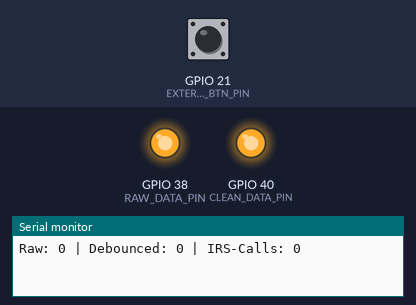
The program below on a simulated ESP32-S3. Parts: output pins drawn as LEDs (lit = HIGH), the last lines printed to the serial monitor. The inputs (shaded band) are chosen by the test bench; at power-on: GPIO 21 (EXTERNAL_BTN_PIN) HIGH.

Above: at 1.2 s.
1.3 s: GPIO 21 (EXTERNAL_BTN_PIN) pulled LOW for 0.15 s
At 2.6 s:
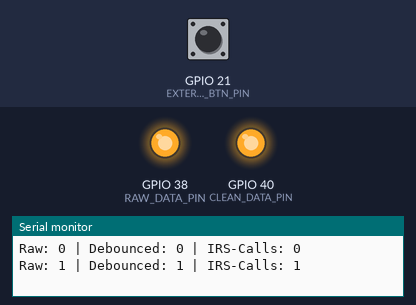
2.9 s: GPIO 21 (EXTERNAL_BTN_PIN) pulled LOW for 1 s
At 3.3 s:
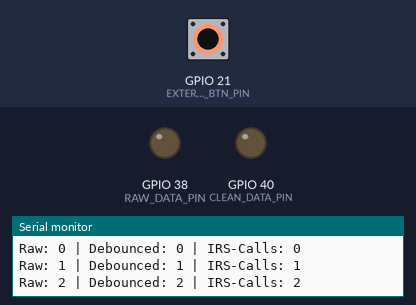
5.4 s: GPIO 21 (EXTERNAL_BTN_PIN) pulled LOW for 3.2 s
At 10.0 s:
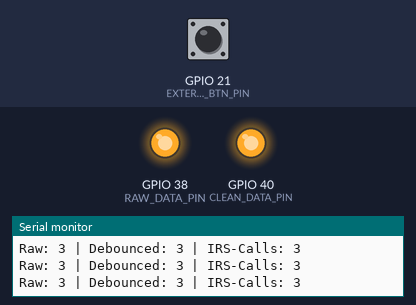
Timing chart, 0 to 11.5 s (numbered marks = the images above; inputs shaded):
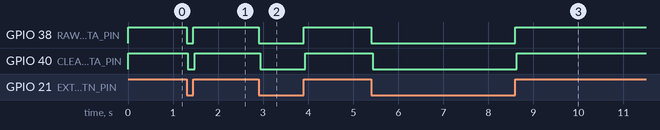

The program:

main.cpp
```cpp
#include "HardwareSerial.h"
#include "esp32-hal-gpio.h"
#include "esp32-hal.h"
#include "freertos/portmacro.h"
#include <Arduino.h>
#include <cstdint>


#define RAW_DATA_PIN 38
#define CLEAN_DATA_PIN 40
#define EXTERNAL_BTN_PIN 21

void onExternalBtnClick();
void print_F();


const uint32_t DEBOUNCE_MS = 30;

uint8_t stableValue = HIGH;
uint32_t stablePressedCount = 0;

volatile uint8_t lastRawValue = HIGH;
volatile uint32_t rawPressedCount = 0;
volatile uint32_t lastRawChangeMs_V = 0;
volatile uint32_t interraptCount = 0;

portMUX_TYPE btnMutex = portMUX_INITIALIZER_UNLOCKED;


void setup() {
    Serial.begin(115200);
    pinMode(EXTERNAL_BTN_PIN, INPUT); // external pull_up

    pinMode(RAW_DATA_PIN, OUTPUT);
    pinMode(CLEAN_DATA_PIN, OUTPUT);

    lastRawValue = digitalRead(EXTERNAL_BTN_PIN);
    stableValue = lastRawValue;
    lastRawChangeMs_V = millis();

    digitalWrite(RAW_DATA_PIN, lastRawValue);
    digitalWrite(CLEAN_DATA_PIN, stableValue);

    attachInterrupt(digitalPinToInterrupt(EXTERNAL_BTN_PIN), onExternalBtnClick, CHANGE);
}

void loop() {
    portENTER_CRITICAL(&btnMutex);
    const uint32_t now = millis();
    const uint8_t raw = lastRawValue;
    const uint32_t lastChange_MS = lastRawChangeMs_V;
    const uint32_t rawCount = rawPressedCount;
    portEXIT_CRITICAL(&btnMutex);

    digitalWrite(RAW_DATA_PIN, raw);

    if (raw != stableValue) {
        if ((millis() - lastChange_MS) >= DEBOUNCE_MS) {
            stableValue = raw;
            if (stableValue == LOW) {
                stablePressedCount++;
            }
        }
    }

    digitalWrite(CLEAN_DATA_PIN, stableValue);

    static uint32_t lastReportMs = 0;
    if ((millis() - lastReportMs) >= 1000U) {
        lastReportMs = now;
        print_F();
    }
}

void ARDUINO_ISR_ATTR onExternalBtnClick() {
    portENTER_CRITICAL_ISR(&btnMutex);

    const uint32_t raw = digitalRead(EXTERNAL_BTN_PIN);
    lastRawChangeMs_V = millis();
    if (raw == LOW) {
        interraptCount++;
        if (raw != lastRawValue) {
            rawPressedCount++;
        }
    }
    lastRawValue = raw;

    portEXIT_CRITICAL_ISR(&btnMutex);
}

void print_F() {
    Serial.printf("Raw: %u | Debounced: %u | IRS-Calls: %u\n",
        static_cast<uint32_t>(rawPressedCount),
        static_cast<uint32_t>(stablePressedCount),
        static_cast<uint32_t>(interraptCount)
    );
}
```

Measured:
- after the input at 1.3 s, GPIO 38 (RAW_DATA_PIN), GPIO 40 (CLEAN_DATA_PIN): HIGH → LOW at once, → HIGH 0.15 s later
- after the input at 2.9 s, GPIO 38 (RAW_DATA_PIN), GPIO 40 (CLEAN_DATA_PIN): HIGH → LOW at once, → HIGH 1.0 s later
- after the input at 5.4 s, GPIO 38 (RAW_DATA_PIN), GPIO 40 (CLEAN_DATA_PIN): HIGH → LOW at once, → HIGH 3.2 s later
